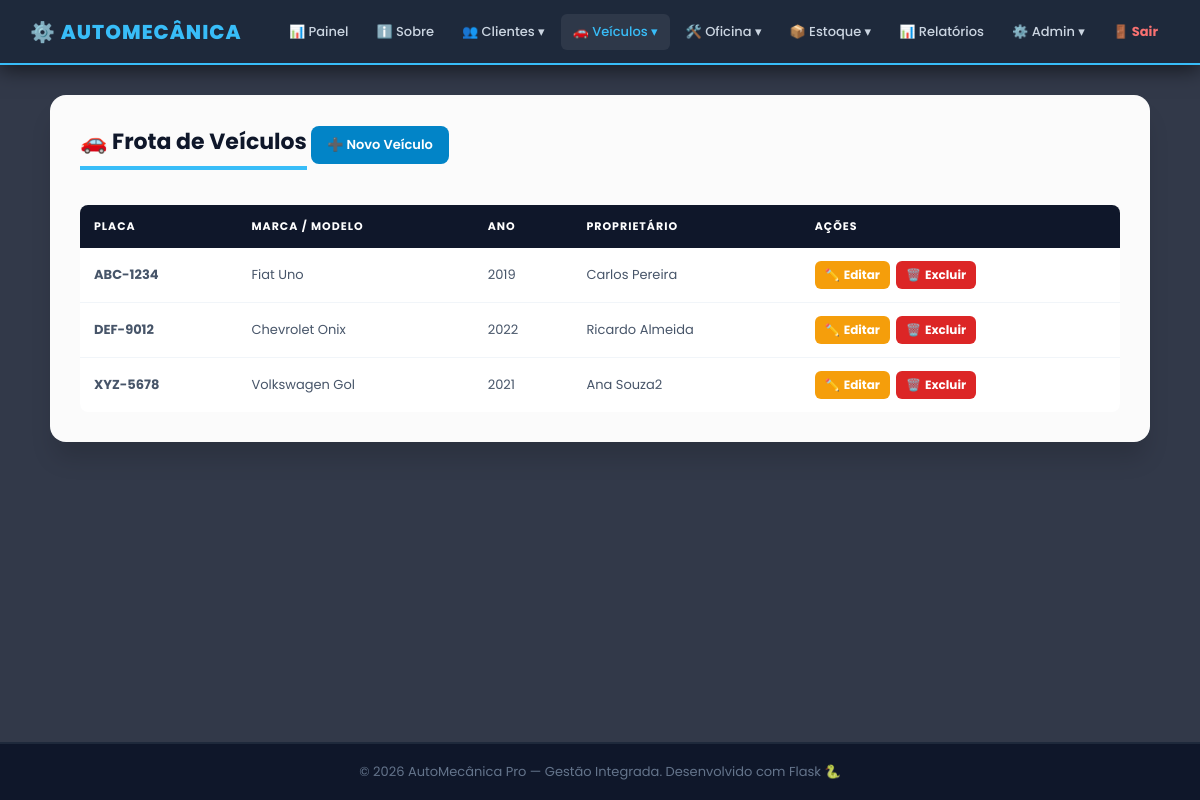
Before: /veiculo (signed in) with the older database file.
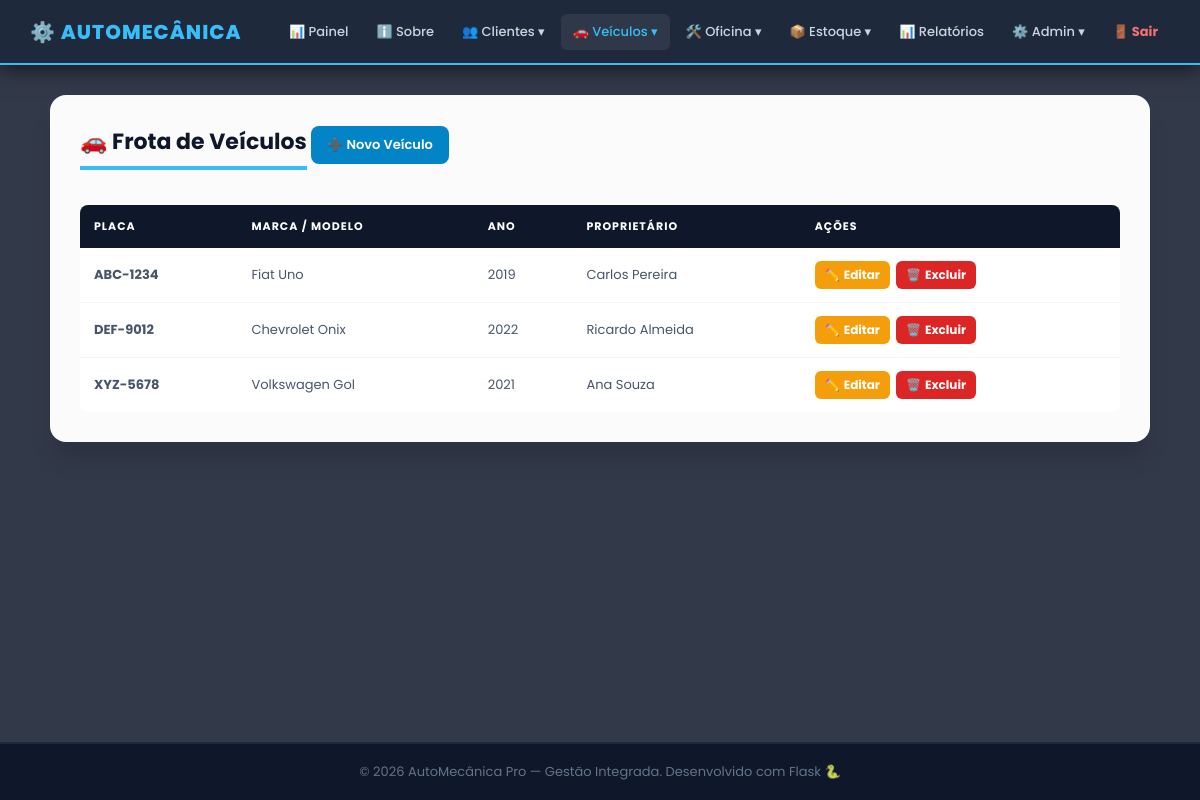
After: the same page with the newer database file.
### app.py (models this page shows)
class Veiculo(db.Model):
    __tablename__ = 'veiculo'
    id_veiculo = db.Column(db.Integer, primary_key=True)
    placa      = db.Column(db.String(10),  unique=True, nullable=False)
    marca      = db.Column(db.String(50))
    modelo     = db.Column(db.String(50))
    ano        = db.Column(db.Integer)
    id_cliente = db.Column(db.Integer, db.ForeignKey('cliente.id_cliente', ondelete='CASCADE'), nullable=False)
    ordens     = db.relationship('OrdemServico', backref='veiculo', lazy=True, cascade='all, delete-orphan')

class Cliente(db.Model):
    __tablename__ = 'cliente'
    id_cliente = db.Column(db.Integer, primary_key=True)
    nome       = db.Column(db.String(100), nullable=False)
    cpf        = db.Column(db.String(15),  unique=True, nullable=False)
    telefone   = db.Column(db.String(20))
    veiculos   = db.relationship('Veiculo', backref='cliente', lazy=True, cascade='all, delete-orphan')

### app.py (the view)
@app.route('/veiculo')
@login_required
def veiculo_consultar():
    rows = (db.session.query(Veiculo, Cliente.nome.label('dono'))
            .join(Cliente, Veiculo.id_cliente == Cliente.id_cliente)
            .order_by(Veiculo.placa).all())
    return render_template('veiculo/consultar.html', controller='veiculo', veiculos=rows)

### app.py (called while the page is built)
def login_required(f):
    @wraps(f)
    def decorated(*args, **kwargs):
        if 'usuario_id' not in session:
            return redirect(url_for('login'))
        return f(*args, **kwargs)
    return decorated

@app.before_request
def csrf_protect():
    if request.method == 'POST':
        token_sessao = session.get('_csrf_token')
        token_form   = request.form.get('csrf_token')
        if not token_sessao or not token_form or not hmac.compare_digest(token_sessao, token_form):
            abort(400, description='Token CSRF invalido ou ausente. Recarregue a pagina e tente novamente.')

### templates/veiculo/consultar.html (shortened to what this page needs)
{% extends 'base.html' %}
{% block content %}
<div class="cartao card-lg">
    <h3>🚗 Frota de Veículos</h3>
    <a href="{{ url_for('veiculo_cadastrar') }}" class="btn-add">➕ Novo Veículo</a>
    <div class="tabela-wrapper tbl-desktop">
        <table>
            <thead>
                <tr><th>Placa</th><th>Marca / Modelo</th><th>Ano</th><th>Proprietário</th><th>Ações</th></tr>
            </thead>
            <tbody>
                {% for v, dono in veiculos %}
                <tr>
                    <td><b>{{ v.placa }}</b></td>
                    <td>{{ v.marca }} {{ v.modelo }}</td>
                    <td>{{ v.ano }}</td>
                    <td>{{ dono }}</td>
                    <td><div class="acoes">
                        <a href="{{ url_for('veiculo_editar', id=v.id_veiculo) }}" class="btn-ed">✏️<span class="txt"> Editar</span></a>
                        <a href="{{ url_for('veiculo_excluir', id=v.id_veiculo) }}" class="btn-ex" onclick="return confirm('Excluir veículo {{ v.placa }}?')">🗑️<span class="txt"> Excluir</span></a>
                    </div></td>
                </tr>
                {% else %}
                <tr><td colspan="5" style="text-align:center;color:#94a3b8;padding:30px;">Nenhum veículo cadastrado.</td></tr>
                {% endfor %}
            </tbody>
        </table>
    </div>
</div>
{% endblock %}

Changed rows visible on the page:
changed through a linked row, Veiculo "XYZ-5678": nome "Ana Souza2" → "Ana Souza"
